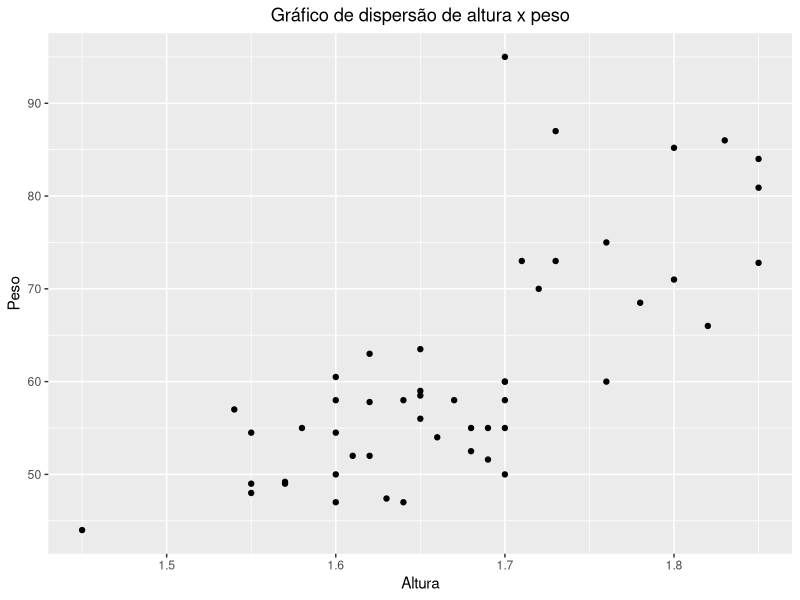
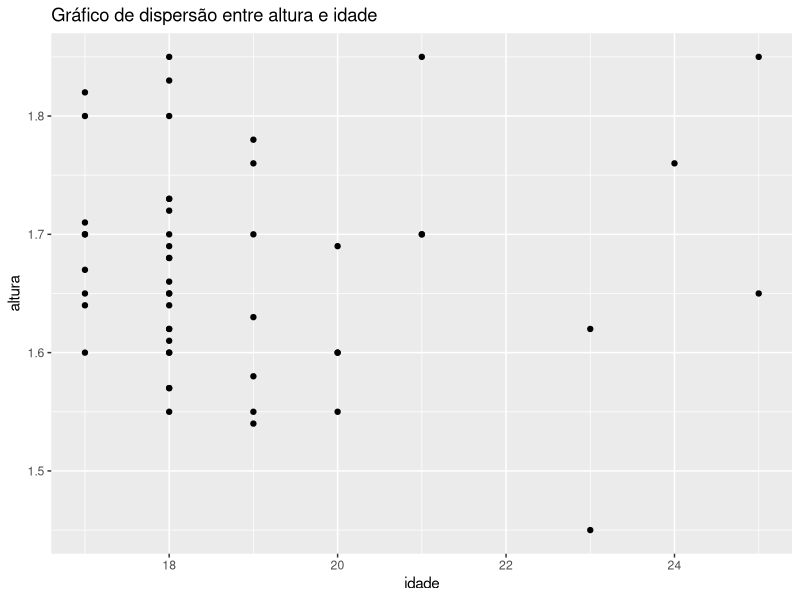

These charts were generated, in order, by the following R code:
#imports
library(ggplot2)


data <- read.csv("dados_estudantes.csv", sep = ';')

altura = data$Alt
peso = data$Peso
idade = data$Idade



#Gráfico dispercao entre altura e peso
altura_peso_data_frame = data.frame(
  altura,
  peso
)
alt_peso_plot = ggplot(
  altura_peso_data_frame,
  aes(
    x = altura,
    y = peso
  )
)+
  geom_point()+
  xlab("Altura")+
  ylab("Peso")+
  labs(title = "Gráfico de dispersão de altura x peso")+
  theme(plot.title = element_text(hjust = 0.5))
print(alt_peso_plot)



#Gráfico de dispersão entre altura e idade
altura_idade_data_frame = data.frame(
  altura,
  idade
)
alt_idade_plot = ggplot(
  altura_idade_data_frame,
  aes(
    y = altura,
    x = idade
  )
)+
  geom_point()+
  labs(title = "Gráfico de dispersão entre altura e idade")
print(alt_idade_plot)